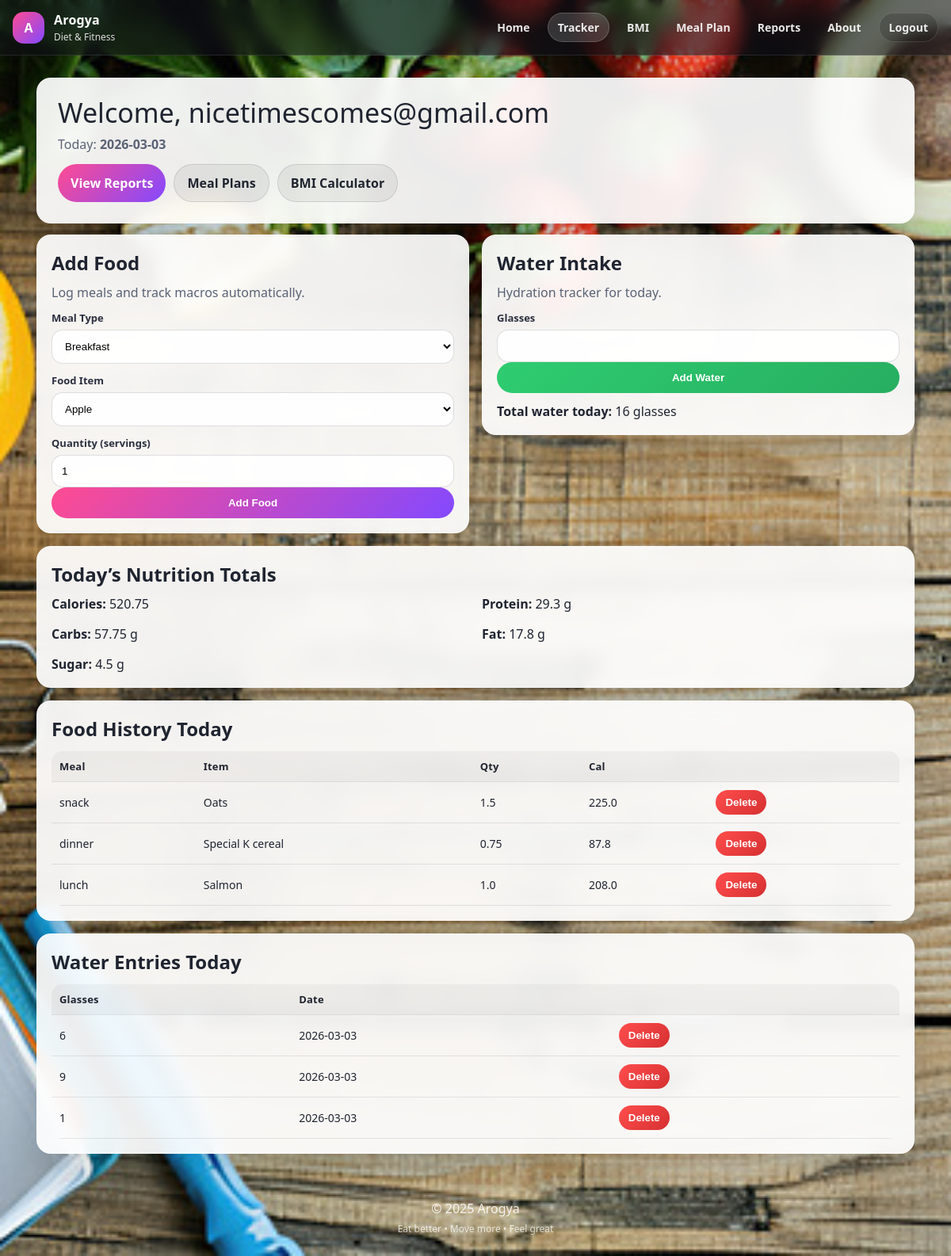
Screenshot of /tracker (signed in) with the database file from the repository.
### tables this page shows
CREATE TABLE food_log (
        id INTEGER PRIMARY KEY AUTOINCREMENT,
        user_id INTEGER NOT NULL,
        log_date TEXT NOT NULL,           -- YYYY-MM-DD
        meal_type TEXT NOT NULL,          -- breakfast/lunch/snack/dinner
        food_item_id INTEGER NOT NULL,
        quantity REAL NOT NULL,           -- servings
        created_at TEXT DEFAULT CURRENT_TIMESTAMP,
        FOREIGN KEY(user_id) REFERENCES users(id),
        FOREIGN KEY(food_item_id) REFERENCES food_items(id)
    );

CREATE TABLE food_items (
        id INTEGER PRIMARY KEY AUTOINCREMENT,
        name TEXT UNIQUE NOT NULL,
        serving_grams REAL NOT NULL,
        calories REAL NOT NULL,
        protein REAL NOT NULL,
        carbs REAL NOT NULL,
        fat REAL NOT NULL,
        sugar REAL DEFAULT 0
    );

CREATE TABLE water_log (
        id INTEGER PRIMARY KEY AUTOINCREMENT,
        user_id INTEGER NOT NULL,
        log_date TEXT NOT NULL,
        glasses INTEGER NOT NULL,
        created_at TEXT DEFAULT CURRENT_TIMESTAMP,
        FOREIGN KEY(user_id) REFERENCES users(id)
    );

### app.py (the view, shortened to what this page needs)
@app.route("/tracker", methods=["GET", "POST"])
@login_required
def tracker():
    user_id = session["user_id"]
    today_str = date.today().isoformat()
    conn = get_conn()
    cur = conn.cursor()
    cur.execute("SELECT id, name FROM food_items ORDER BY name")
    foods = cur.fetchall()
    cur.execute("""
        SELECT
          COALESCE(SUM(fi.calories * fl.quantity), 0) as calories,
          COALESCE(SUM(fi.protein  * fl.quantity), 0) as protein,
          COALESCE(SUM(fi.carbs    * fl.quantity), 0) as carbs,
          COALESCE(SUM(fi.fat      * fl.quantity), 0) as fat,
          COALESCE(SUM(fi.sugar    * fl.quantity), 0) as sugar
        FROM food_log fl
        JOIN food_items fi ON fi.id = fl.food_item_id
        WHERE fl.user_id = ? AND fl.log_date = ?
    """, (user_id, today_str))
    totals = cur.fetchone()
    cur.execute("""
        SELECT fl.id, fl.meal_type, fi.name, fl.quantity,
               ROUND(fi.calories*fl.quantity, 1) as calories
        FROM food_log fl
        JOIN food_items fi ON fi.id = fl.food_item_id
        WHERE fl.user_id=? AND fl.log_date=?
        ORDER BY fl.created_at DESC
    """, (user_id, today_str))
    today_food = cur.fetchall()
    cur.execute("""
        SELECT id, glasses, log_date FROM water_log
        WHERE user_id=? AND log_date=?
        ORDER BY created_at DESC
    """, (user_id, today_str))
    water_rows = cur.fetchall()
    cur.execute("SELECT COALESCE(SUM(glasses), 0) AS total FROM water_log WHERE user_id=? AND log_date=?",
                (user_id, today_str))
    water_total = cur.fetchone()["total"]
    conn.close()
    return render_template(
        "tracker.html",
        today=today_str,
        email=session.get("email"),
        foods=foods,
        today_food=today_food,
        water_rows=water_rows,
        water_total=water_total,
        totals=totals
    )

### app.py (called while the page is built)
def get_conn():
    conn = sqlite3.connect(DB_PATH)
    conn.row_factory = sqlite3.Row
    return conn

def login_required(fn):
    @wraps(fn)
    def wrapper(*args, **kwargs):
        if "user_id" not in session:
            return redirect(url_for("login"))
        return fn(*args, **kwargs)
    return wrapper

### templates/tracker.html (shortened to what this page needs)
{% extends "base.html" %}
{% block content %}
<div class="card hero">
  <div class="hero-title">Welcome, {{ email }}</div>
  <div class="muted">Today: <b>{{ today }}</b></div>
  <div class="hero-actions">
    <a class="btn btn-primary" href="/report">View Reports</a>
    <a class="btn btn-ghost" href="/meal-plan">Meal Plans</a>
    <a class="btn btn-ghost" href="/bmi">BMI Calculator</a>
  </div>
</div>
<div style="height:14px;"></div>
<div class="grid">
  <div class="col-6">
    <div class="card">
      <h2>Add Food</h2>
      <div class="muted">Log meals and track macros automatically.</div>
      <form method="POST" action="{{ url_for('tracker') }}">
        <label>Meal Type</label>
        <select name="meal_type" required>
          <option value="breakfast">Breakfast</option>
        </select>
        <label>Food Item</label>
        <select name="food_item_id" required>
          {% for f in foods %}
            <option value="{{ f['id'] }}">{{ f['name'] }}</option>
          {% endfor %}
        </select>
        <label>Quantity (servings)</label>
        <input type="number" name="quantity" step="0.25" min="0.25" value="1" required>
        <button class="btn btn-primary" type="submit" style="width:100%;">Add Food</button>
      </form>
    </div>
  </div>
  <div class="col-6">
    <div class="card">
      <h2>Water Intake</h2>
      <div class="muted">Hydration tracker for today.</div>
      <form method="POST" action="{{ url_for('tracker') }}">
        <label>Glasses</label>
        <input type="number" name="glasses" min="1" max="30" required>
        <button class="btn btn-green" type="submit" style="width:100%;">Add Water</button>
      </form>
      <div style="margin-top:12px;">
        <b>Total water today:</b> {{ water_total }} glasses
      </div>
    </div>
  </div>
  <div class="col-12">
    <div class="card">
      <h2>Today’s Nutrition Totals</h2>
      <div class="grid" style="margin-top:10px;">
        <div class="col-6"><b>Calories:</b> {{ totals['calories'] }}</div>
        <div class="col-6"><b>Protein:</b> {{ totals['protein'] }} g</div>
        <div class="col-6"><b>Carbs:</b> {{ totals['carbs'] }} g</div>
        <div class="col-6"><b>Fat:</b> {{ totals['fat'] }} g</div>
        <div class="col-6"><b>Sugar:</b> {{ totals['sugar'] }} g</div>
      </div>
    </div>
  </div>
  <div class="col-12">
    <div class="card">
      <h2>Food History Today</h2>
      {% if today_food %}
        <table class="table">
          <tr><th>Meal</th><th>Item</th><th>Qty</th><th>Cal</th><th></th></tr>
          {% for r in today_food %}
            <tr>
              <td>{{ r['meal_type'] }}</td>
              <td>{{ r['name'] }}</td>
              <td>{{ r['quantity'] }}</td>
              <td>{{ r['calories'] }}</td>
              <td>
                <form method="POST" action="{{ url_for('tracker') }}">
                  <button class="btn btn-danger" type="submit" style="padding:8px 12px;">Delete</button>
                </form>
              </td>
            </tr>
          {% endfor %}
        </table>
      {% else %}
        <div class="muted">No food logged today.</div>
      {% endif %}
    </div>
  </div>
  <div class="col-12">
    <div class="card">
      <h2>Water Entries Today</h2>
      {% if water_rows %}
        <table class="table">
          <tr><th>Glasses</th><th>Date</th><th></th></tr>
          {% for w in water_rows %}
            <tr>
              <td>{{ w['glasses'] }}</td>
              <td>{{ w['log_date'] }}</td>
              <td>
                <form method="POST" action="{{ url_for('tracker') }}">
                  <button class="btn btn-danger" type="submit" style="padding:8px 12px;">Delete</button>
                </form>
              </td>
            </tr>
          {% endfor %}
        </table>
      {% else %}
        <div class="muted">No water entries today.</div>
      {% endif %}
    </div>
  </div>
</div>
{% endblock %}

### templates/base.html (shortened to what this page needs)
<!DOCTYPE html>
<html lang="en">
<head>
  <link rel="stylesheet" href="{{ url_for('static', filename='css/style.css') }}">
</head>
<body>
<header class="topbar">
  <div class="topbar-inner">
    <div class="brand">
      <div class="brand-mark">A</div>
      <div class="brand-text">
        <div class="brand-name">Arogya</div>
        <div class="brand-sub">Diet & Fitness</div>
      </div>
    </div>
    <nav class="nav">
      <a href="/" class="{% if request.path=='/' %}active{% endif %}">Home</a>
      <a href="/tracker" class="{% if request.path.startswith('/tracker') %}active{% endif %}">Tracker</a>
      <a href="/bmi" class="{% if request.path.startswith('/bmi') %}active{% endif %}">BMI</a>
      <a href="/meal-plan" class="{% if request.path.startswith('/meal-plan') %}active{% endif %}">Meal Plan</a>
      <a href="/report" class="{% if request.path.startswith('/report') %}active{% endif %}">Reports</a>
      <a href="/about" class="{% if request.path.startswith('/about') %}active{% endif %}">About</a>
      {% if session.get('user_id') %}
        <a href="/logout" class="nav-ghost">Logout</a>
      {% else %}
        <a href="/login" class="nav-ghost">Login</a>
      {% endif %}
    </nav>
  </div>
</header>
<main class="page">
  <div class="page-inner">
    {% block content %}{% endblock %}
  </div>
</main>
<footer class="footer">
  <div class="page-inner">
    <div>© 2025 Arogya</div>
    <div class="footer-mini">Eat better • Move more • Feel great</div>
  </div>
</footer>
</body>
</html>

### static/css/style.css (style rules this page uses)
* { margin:0; padding:0; box-sizing:border-box; }
html,body { height:100%; }
body { font-family: 'Poppins', system-ui, -apple-system, Segoe UI, Roboto, Arial, sans-serif; color:#1f2430; background: url("../images/bg4.jpg") no-repeat center center fixed; background-size: cover; }
.page { padding: 28px 16px 40px; }
.page-inner { max-width: 1400px; margin: 0 auto; padding: 0 30px; }
.topbar { position: sticky; top:0; z-index: 50; backdrop-filter: blur(10px); background: rgba(18, 18, 26, 0.55); border-bottom: 1px solid rgba(255,255,255,0.10); }
.topbar-inner { max-width: 1400px; margin: 0 auto; padding: 14px 16px; display:flex; align-items:center; justify-content:space-between; gap: 14px; }
.brand { display:flex; align-items:center; gap:12px; color:#fff; }
.brand-mark { width:40px; height:40px; border-radius: 14px; display:grid; place-items:center; font-weight:800; background: linear-gradient(135deg,#ff4b91,#8349ff); box-shadow: 0 12px 30px rgba(0,0,0,.25); }
.brand-name { font-weight:800; letter-spacing: .2px; }
.brand-sub { font-size:12px; opacity:.85; margin-top:2px; }
.nav { display:flex; flex-wrap:wrap; gap:10px; align-items:center; }
.nav a { color: rgba(255,255,255,0.9); text-decoration:none; padding: 8px 12px; border-radius: 999px; transition: 160ms ease; font-weight: 600; font-size: 14px; }
.nav a.active { background: rgba(255,255,255,0.16); border: 1px solid rgba(255,255,255,0.18); }
.nav .nav-ghost { background: rgba(0,0,0,0.18); border: 1px solid rgba(255,255,255,0.14); }
.card { background: rgba(255,255,255,0.92); border: 1px solid rgba(255,255,255,0.40); border-radius: 18px; padding: 18px; box-shadow: 0 16px 40px rgba(0,0,0,0.14); backdrop-filter: blur(10px); }
.card h1,.card h2,.card h3 { margin-bottom: 10px; }
.muted { color:#5a6275; }
.grid { display:grid; grid-template-columns: repeat(12, 1fr); gap: 16px; }
.col-6 { grid-column: span 6; }
.col-12 { grid-column: span 12; }
label { font-weight: 700; font-size: 13px; color:#2b3040; display:block; margin: 12px 0 6px; }
input, select { width: 100%; padding: 12px 12px; border-radius: 14px; border: 1px solid rgba(31,36,48,0.15); background: rgba(255,255,255,0.95); outline: none; }
.btn { display:inline-flex; align-items:center; justify-content:center; padding: 12px 16px; border-radius: 999px; border: none; cursor: pointer; font-weight: 800; text-decoration:none; transition: 160ms ease; }
.btn-primary { color:#fff; background: linear-gradient(135deg,#ff4b91,#8349ff); }
.btn-green { color:#fff; background: linear-gradient(135deg,#2ecc71,#27ae60); }
.btn-danger { color:#fff; background: linear-gradient(135deg,#ff4d4d,#d63031); }
.btn-ghost { background: rgba(0,0,0,0.06); border: 1px solid rgba(31,36,48,0.12); color:#1f2430; }
.table { width:100%; border-collapse: collapse; margin-top: 12px; overflow:hidden; border-radius: 14px; }
.table th, .table td { padding: 10px 10px; border-bottom: 1px solid rgba(31,36,48,0.10); text-align:left; font-size: 14px; }
.table th { background: rgba(0,0,0,0.04); font-size: 13px; letter-spacing: .2px; }
.hero { padding: 26px; }
.hero-title { font-size: 34px; line-height: 1.05; margin-bottom: 10px; }
.hero-actions { display:flex; gap: 10px; flex-wrap:wrap; margin-top: 14px; }
.footer { padding: 18px 0 26px; color: rgba(255,255,255,0.85); text-align:center; }
.footer-mini { font-size: 12px; opacity: .85; margin-top: 6px; }

### rows the page displays
food_log: meal_type "snack", name "Oats", quantity "1.5", calories "225.0"
food_log: meal_type "dinner", name "Special K cereal", quantity "0.75", calories "87.8"
food_log: meal_type "lunch", name "Salmon", quantity "1.0", calories "208.0"
water_log: glasses "6", log_date "2026-03-03"
water_log: glasses "9", log_date "2026-03-03"
water_log: glasses "1", log_date "2026-03-03"

### other values shown
{{ email }} "nicetimescomes@gmail.com"
{{ today }} "2026-03-03"
{{ water_total }} "16"
{{ totals['calories'] }} "520.75"
{{ totals['protein'] }} "29.3"
{{ totals['carbs'] }} "57.75"
{{ totals['fat'] }} "17.8"
{{ totals['sugar'] }} "4.5"
form field food_item_id "Apple"
